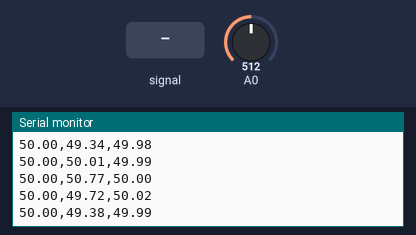
The sketch below on a simulated Arduino Uno, built with avr-gcc and run on an emulated ATmega328P. Parts: the last lines printed to the serial monitor. The test bench sets the inputs (shaded band); at power-on: A0 = 512. Random numbers use the default seed unless the sketch sets one.

Above: at 1.2 s.
1.3 s: A0 fed a 200 Hz sine of ±81 counts around its level
At 1.33 s:
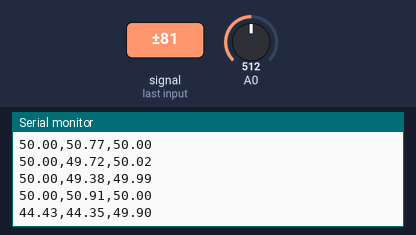
2.8 s: A0 set to 716
At 2.86 s:
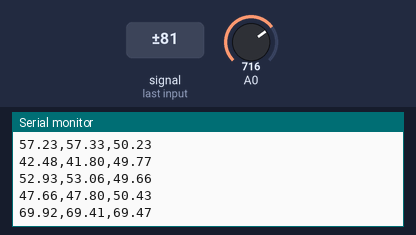
4.3 s: A0 set to 900
At 4.4 s:
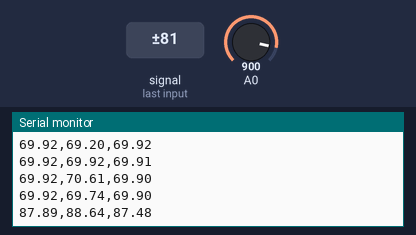
Timing chart, 0 to 7.3 s (numbered marks = the images above; inputs shaded):
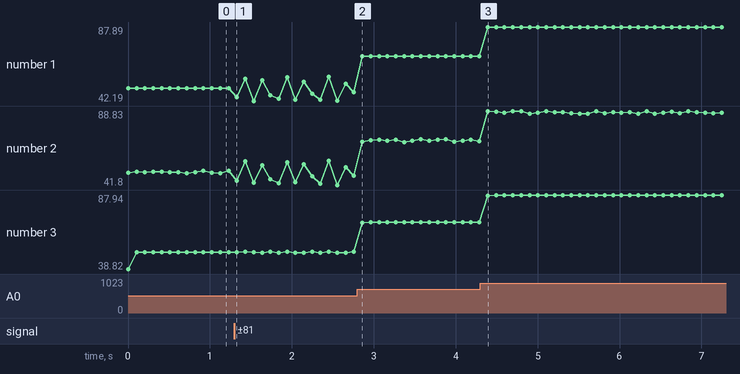

Measured:
- after the input at 1.3 s, the serial monitor: prints a new line at once (image 1)
- after the input at 2.8 s, the serial monitor: prints a new line after 0.06 s (image 2)
- plotted number 1: 50 → 47.66 after the input at 1.3 s, 47.66 → 69.92 after the input at 2.8 s
- plotted number 2: 50.91 → 47.8 after the input at 1.3 s, 47.8 → 69.74 after the input at 2.8 s
- plotted number 3: 50 → 50.43 after the input at 1.3 s, 50.43 → 69.9 after the input at 2.8 s

The sketch:

KalmanFilter.ino
```cpp
#include <SimpleKalmanFilter.h>

/*
 This sample code demonstrates how to use the SimpleKalmanFilter object.
 Use a potentiometer in Analog input A0 as a source for the reference real value.
 Some random noise will be generated over this value and used as a measured value.
 The estimated value obtained from SimpleKalmanFilter should match the real
 reference value.

 SimpleKalmanFilter(e_mea, e_est, q);
 e_mea: Measurement Uncertainty
 e_est: Estimation Uncertainty
 q: Process Noise
 */
SimpleKalmanFilter simpleKalmanFilter(2, 2, 0.01);

// Serial output refresh time
const long SERIAL_REFRESH_TIME = 100;
long refresh_time;

void setup() {
  Serial.begin(115200);
}

void loop() {

  // read a reference value from A0 and map it from 0 to 100
  float real_value = analogRead(A0)/1024.0 * 100.0;

  // add a noise to the reference value and use as the measured value
  float measured_value = real_value + random(-100,100)/100.0;

  // calculate the estimated value with Kalman Filter
  float estimated_value = simpleKalmanFilter.updateEstimate(measured_value);

  // send to Serial output every 100ms
  // use the Serial Ploter for a good visualization
  if (millis() > refresh_time) {
    Serial.print(real_value);
    Serial.print(",");
    Serial.print(measured_value);
    Serial.print(",");
    Serial.print(estimated_value);
    Serial.println();

    refresh_time = millis() + SERIAL_REFRESH_TIME;
  }

}
```
